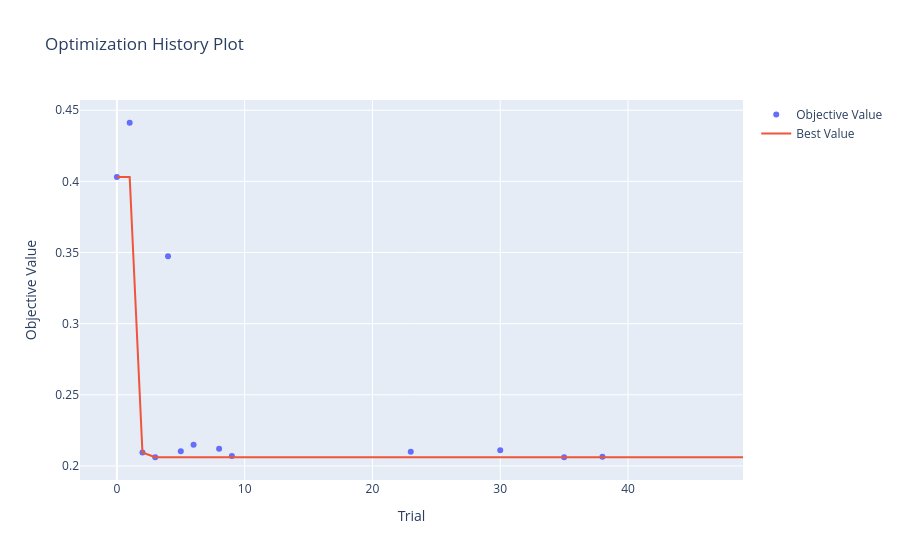

Notebook source saved alongside this figure:
### Markdown cell above
MLP: The function generated by the MLP model is relatively smooth. The model tries to capture the global trend and ignores isolated outliers. In regions of high density and variability (e.g., for X above 10), the curve becomes almost flat and linear. In this case, MLP tends to overgeneralize.

RVFL: The function generated by the RVFL model is very jagged. It closely follows local clusters of points. The model tries to fit almost every curve in the data. There is a clear risk of overfitting.

### Code cell
optuna.visualization.plot_optimization_history(study_mlp)

### Figure 1 — Plotly figure (JSON) as saved in the notebook; plotly's stock layout.template omitted (floating-point values rounded to 4 significant figures)
{"data": [{"mode": "markers", "name": "Objective Value", "x": [0, 1, 2, 3, 4, 5, 6, 8, 9, 23, 30, 35, 38], "y": [0.403, 0.4412, 0.2094, 0.2062, 0.3474, 0.2103, 0.2148, 0.2121, 0.207, 0.2101, 0.211, 0.2061, 0.2064], "type": "scatter"}, {"mode": "lines", "name": "Best Value", "x": [0, 1, 2, 3, 4, 5, 6, 7, 8, 9, 10, 11, 12, 13, 14, 15, 16, 17, 18, 19, 20, 21, 22, 23, 24, 25, 26, 27, 28, 29, 30, 31, 32, 33, 34, 35, 36, 37, 38, 39, 40, 41, 42, 43, 44, 45, 46, 47, 48, 49], "y": [0.403, 0.403, 0.2094, 0.2062, 0.2062, 0.2062, 0.2062, 0.2062, 0.2062, 0.2062, 0.2062, 0.2062, 0.2062, 0.2062, 0.2062, 0.2062, 0.2062, 0.2062, 0.2062, 0.2062, 0.2062, 0.2062, 0.2062, 0.2062, 0.2062, 0.2062, 0.2062, 0.2062, 0.2062, 0.2062, 0.2062, 0.2062, 0.2062, 0.2062, 0.2062, 0.2061, 0.2061, 0.2061, 0.2061, 0.2061, 0.2061, 0.2061, 0.2061, 0.2061, 0.2061, 0.2061, 0.2061, 0.2061, 0.2061, 0.2061], "type": "scatter"}, {"marker": {"color": "#cccccc"}, "mode": "markers", "name": "Infeasible Trial", "showlegend": false, "x": [], "y": [], "type": "scatter"}], "layout": {"title": {"text": "Optimization History Plot"}, "xaxis": {"title": {"text": "Trial"}}, "yaxis": {"title": {"text": "Objective Value"}}}}
